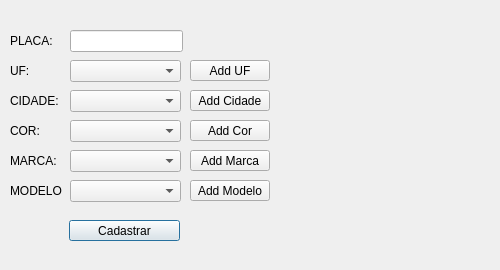
<?xml version="1.0" encoding="UTF-8"?>
<ui version="4.0">
 <class>CadastrarCarro</class>
 <widget class="QDialog" name="CadastrarCarro">
  <property name="geometry">
   <rect>
    <x>0</x>
    <y>0</y>
    <width>500</width>
    <height>270</height>
   </rect>
  </property>
  <property name="sizePolicy">
   <sizepolicy hsizetype="Preferred" vsizetype="Preferred">
    <horstretch>0</horstretch>
    <verstretch>0</verstretch>
   </sizepolicy>
  </property>
  <property name="minimumSize">
   <size>
    <width>0</width>
    <height>0</height>
   </size>
  </property>
  <property name="maximumSize">
   <size>
    <width>500</width>
    <height>300</height>
   </size>
  </property>
  <property name="windowTitle">
   <string>Cadastro de Carros</string>
  </property>
  <widget class="QComboBox" name="cBoxMarca">
   <property name="geometry">
    <rect>
     <x>70</x>
     <y>150</y>
     <width>111</width>
     <height>22</height>
    </rect>
   </property>
  </widget>
  <widget class="QPushButton" name="pushCadastrar">
   <property name="geometry">
    <rect>
     <x>69</x>
     <y>220</y>
     <width>111</width>
     <height>21</height>
    </rect>
   </property>
   <property name="text">
    <string>Cadastrar</string>
   </property>
  </widget>
  <widget class="QLabel" name="label">
   <property name="geometry">
    <rect>
     <x>10</x>
     <y>30</y>
     <width>52</width>
     <height>21</height>
    </rect>
   </property>
   <property name="text">
    <string>PLACA:</string>
   </property>
  </widget>
  <widget class="QLabel" name="label_2">
   <property name="geometry">
    <rect>
     <x>10</x>
     <y>120</y>
     <width>52</width>
     <height>21</height>
    </rect>
   </property>
   <property name="text">
    <string>COR:</string>
   </property>
  </widget>
  <widget class="QLabel" name="label_3">
   <property name="geometry">
    <rect>
     <x>10</x>
     <y>150</y>
     <width>52</width>
     <height>21</height>
    </rect>
   </property>
   <property name="text">
    <string>MARCA:</string>
   </property>
  </widget>
  <widget class="QLabel" name="label_4">
   <property name="geometry">
    <rect>
     <x>10</x>
     <y>180</y>
     <width>52</width>
     <height>21</height>
    </rect>
   </property>
   <property name="text">
    <string>MODELO:</string>
   </property>
  </widget>
  <widget class="QComboBox" name="cBoxUf">
   <property name="geometry">
    <rect>
     <x>70</x>
     <y>60</y>
     <width>111</width>
     <height>22</height>
    </rect>
   </property>
  </widget>
  <widget class="QComboBox" name="cBoxCidade">
   <property name="geometry">
    <rect>
     <x>70</x>
     <y>90</y>
     <width>111</width>
     <height>22</height>
    </rect>
   </property>
  </widget>
  <widget class="QLabel" name="label_5">
   <property name="geometry">
    <rect>
     <x>10</x>
     <y>60</y>
     <width>52</width>
     <height>21</height>
    </rect>
   </property>
   <property name="text">
    <string>UF:</string>
   </property>
  </widget>
  <widget class="QLabel" name="label_6">
   <property name="geometry">
    <rect>
     <x>10</x>
     <y>90</y>
     <width>52</width>
     <height>21</height>
    </rect>
   </property>
   <property name="text">
    <string>CIDADE:</string>
   </property>
  </widget>
  <widget class="QLineEdit" name="linePlaca">
   <property name="geometry">
    <rect>
     <x>70</x>
     <y>30</y>
     <width>113</width>
     <height>22</height>
    </rect>
   </property>
   <property name="inputMask">
    <string>AAA9999</string>
   </property>
  </widget>
  <widget class="QPushButton" name="btnCor">
   <property name="geometry">
    <rect>
     <x>190</x>
     <y>120</y>
     <width>80</width>
     <height>21</height>
    </rect>
   </property>
   <property name="text">
    <string>Add Cor</string>
   </property>
  </widget>
  <widget class="QPushButton" name="btnMarca">
   <property name="geometry">
    <rect>
     <x>190</x>
     <y>150</y>
     <width>80</width>
     <height>21</height>
    </rect>
   </property>
   <property name="text">
    <string>Add Marca</string>
   </property>
  </widget>
  <widget class="QPushButton" name="btnModelo">
   <property name="geometry">
    <rect>
     <x>190</x>
     <y>180</y>
     <width>80</width>
     <height>21</height>
    </rect>
   </property>
   <property name="text">
    <string>Add Modelo</string>
   </property>
  </widget>
  <widget class="QPushButton" name="btnCidade">
   <property name="geometry">
    <rect>
     <x>190</x>
     <y>90</y>
     <width>80</width>
     <height>21</height>
    </rect>
   </property>
   <property name="text">
    <string>Add Cidade</string>
   </property>
  </widget>
  <widget class="QPushButton" name="btnUf">
   <property name="geometry">
    <rect>
     <x>190</x>
     <y>60</y>
     <width>80</width>
     <height>21</height>
    </rect>
   </property>
   <property name="text">
    <string>Add UF</string>
   </property>
  </widget>
  <widget class="QLabel" name="label_7">
   <property name="geometry">
    <rect>
     <x>310</x>
     <y>40</y>
     <width>151</width>
     <height>171</height>
    </rect>
   </property>
   <property name="text">
    <string/>
   </property>
   <property name="pixmap">
    <pixmap resource="data.qrc">:/img/carro.png</pixmap>
   </property>
   <property name="scaledContents">
    <bool>true</bool>
   </property>
  </widget>
  <widget class="QComboBox" name="cBoxCor">
   <property name="geometry">
    <rect>
     <x>70</x>
     <y>120</y>
     <width>111</width>
     <height>22</height>
    </rect>
   </property>
  </widget>
  <widget class="QComboBox" name="cBoxModelo">
   <property name="geometry">
    <rect>
     <x>70</x>
     <y>180</y>
     <width>111</width>
     <height>22</height>
    </rect>
   </property>
  </widget>
 </widget>
 <tabstops>
  <tabstop>cBoxUf</tabstop>
  <tabstop>cBoxCidade</tabstop>
  <tabstop>cBoxMarca</tabstop>
  <tabstop>pushCadastrar</tabstop>
 </tabstops>
 <resources>
  <include location="data.qrc"/>
 </resources>
 <connections>
  <connection>
   <sender>pushCadastrar</sender>
   <signal>clicked()</signal>
   <receiver>CadastrarCarro</receiver>
   <slot>close()</slot>
   <hints>
    <hint type="sourcelabel">
     <x>129</x>
     <y>230</y>
    </hint>
    <hint type="destinationlabel">
     <x>256</x>
     <y>231</y>
    </hint>
   </hints>
  </connection>
 </connections>
</ui>
